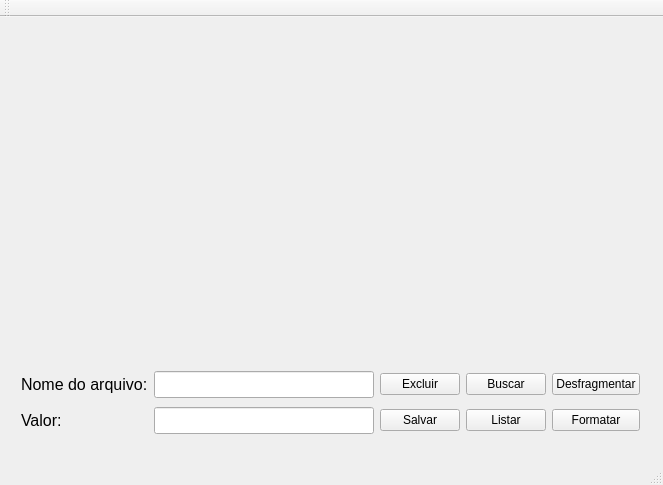
<?xml version="1.0" encoding="UTF-8"?>
<ui version="4.0">
 <class>MainWindow</class>
 <widget class="QMainWindow" name="MainWindow">
  <property name="geometry">
   <rect>
    <x>0</x>
    <y>0</y>
    <width>663</width>
    <height>485</height>
   </rect>
  </property>
  <property name="windowTitle">
   <string>MainWindow</string>
  </property>
  <widget class="QWidget" name="centralWidget">
   <widget class="QWidget" name="layoutWidget">
    <property name="geometry">
     <rect>
      <x>10</x>
      <y>340</y>
      <width>641</width>
      <height>91</height>
     </rect>
    </property>
    <layout class="QGridLayout" name="gridLayout">
     <item row="0" column="0">
      <widget class="QLabel" name="label">
       <property name="font">
        <font>
         <pointsize>12</pointsize>
        </font>
       </property>
       <property name="text">
        <string>Nome do arquivo:</string>
       </property>
      </widget>
     </item>
     <item row="0" column="1">
      <widget class="QLineEdit" name="lineEdit">
       <property name="font">
        <font>
         <pointsize>12</pointsize>
        </font>
       </property>
      </widget>
     </item>
     <item row="0" column="2">
      <widget class="QPushButton" name="pushButton_3">
       <property name="text">
        <string>Excluir</string>
       </property>
      </widget>
     </item>
     <item row="0" column="4">
      <widget class="QPushButton" name="pushButton_5">
       <property name="text">
        <string>Desfragmentar</string>
       </property>
      </widget>
     </item>
     <item row="1" column="0">
      <widget class="QLabel" name="label_2">
       <property name="font">
        <font>
         <pointsize>12</pointsize>
        </font>
       </property>
       <property name="text">
        <string>Valor:</string>
       </property>
      </widget>
     </item>
     <item row="1" column="1">
      <widget class="QLineEdit" name="lineEdit_2">
       <property name="font">
        <font>
         <pointsize>12</pointsize>
        </font>
       </property>
      </widget>
     </item>
     <item row="1" column="2">
      <widget class="QPushButton" name="pushButton">
       <property name="text">
        <string>Salvar</string>
       </property>
      </widget>
     </item>
     <item row="1" column="3">
      <widget class="QPushButton" name="pushButton_4">
       <property name="text">
        <string>Listar</string>
       </property>
      </widget>
     </item>
     <item row="1" column="4">
      <widget class="QPushButton" name="pushButton_2">
       <property name="text">
        <string>Formatar</string>
       </property>
      </widget>
     </item>
     <item row="0" column="3">
      <widget class="QPushButton" name="pushButton_6">
       <property name="text">
        <string>Buscar</string>
       </property>
      </widget>
     </item>
    </layout>
   </widget>
   <widget class="QLabel" name="grafico">
    <property name="geometry">
     <rect>
      <x>30</x>
      <y>30</y>
      <width>47</width>
      <height>13</height>
     </rect>
    </property>
    <property name="text">
     <string/>
    </property>
   </widget>
  </widget>
  <widget class="QMenuBar" name="menuBar">
   <property name="geometry">
    <rect>
     <x>0</x>
     <y>0</y>
     <width>663</width>
     <height>21</height>
    </rect>
   </property>
  </widget>
  <widget class="QToolBar" name="mainToolBar">
   <attribute name="toolBarArea">
    <enum>TopToolBarArea</enum>
   </attribute>
   <attribute name="toolBarBreak">
    <bool>false</bool>
   </attribute>
  </widget>
  <widget class="QStatusBar" name="statusBar"/>
 </widget>
 <layoutdefault spacing="6" margin="11"/>
 <resources/>
 <connections/>
</ui>
